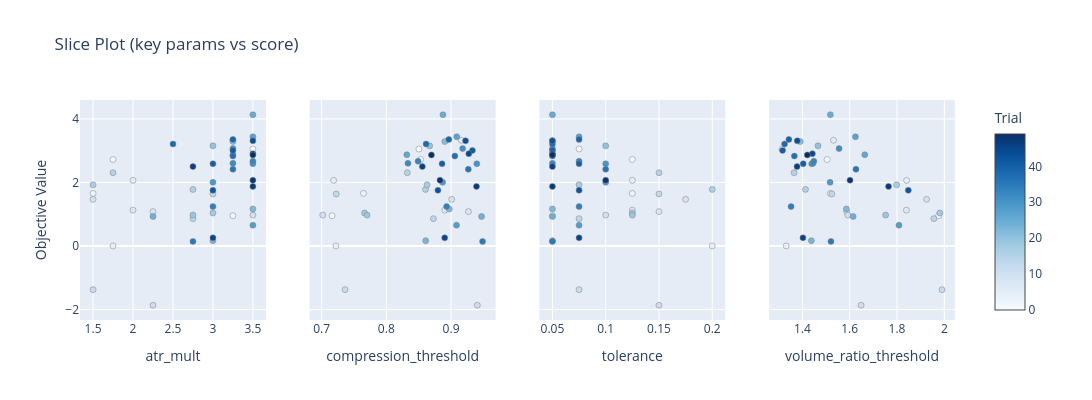

Here is the notebook cell this chart was saved with:
### Code cell
if HAS_PLOTLY:
    fig = plot_slice(
        study,
        params=["atr_mult", "tolerance", "compression_threshold", "volume_ratio_threshold"],
    )
    fig.update_layout(title="Slice Plot (key params vs score)", height=400)
    fig.show()
